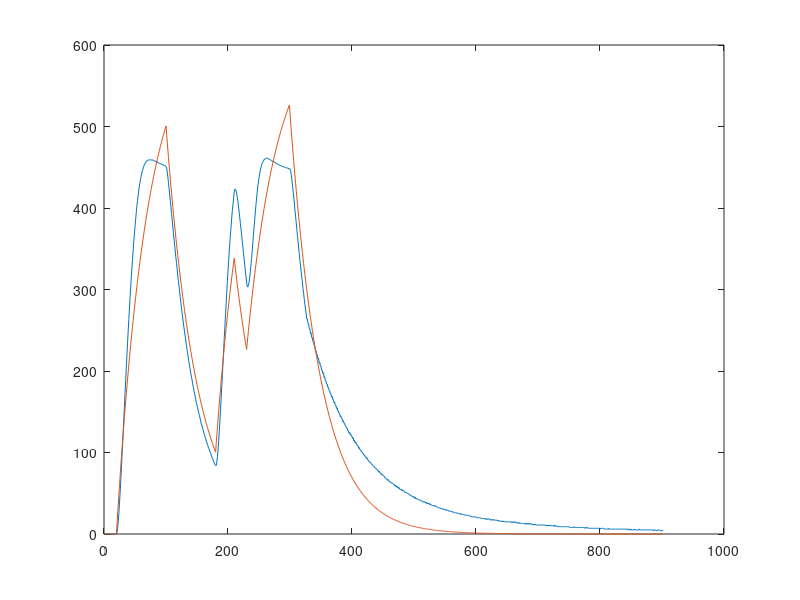

Recreate this plot in MATLAB. (Note: this script raises an error after producing the figure.)
hold off
clear all
clc
close all

pkg load control

%ingresamos los valores de input y output
%input = voltaje
%output = valor asocieado a la temperatura, mientras mas alto, mas caliente el horno

input = [0
0
0
0
0
0
0
0
0
0
0
0
0
0
0
0
0
0
0
0
5
5
5
5
5
5
5
5
5
5
5
5
5
5
5
5
5
5
5
5
5
5
5
5
5
5
5
5
5
5
5
5
5
5
5
5
5
5
5
5
5
5
5
5
5
5
5
5
5
5
5
5
5
5
5
5
5
5
5
5
5
5
5
5
5
5
5
5
5
5
5
5
5
5
5
5
5
5
5
5
0
0
0
0
0
0
0
0
0
0
0
0
0
0
0
0
0
0
0
0
0
0
0
0
0
0
0
0
0
0
0
0
0
0
0
0
0
0
0
0
0
0
0
0
0
0
0
0
0
0
0
0
0
0
0
0
0
0
0
0
0
0
0
0
0
0
0
0
0
0
0
0
0
0
0
0
0
0
0
0
5
5
5
5
5
5
5
5
5
5
5
5
5
5
5
5
5
5
5
5
5
5
5
5
5
5
5
5
5
5
0
0
0
0
0
0
0
0
0
0
0
0
0
0
0
0
0
0
0
0
5
5
5
5
5
5
5
5
5
5
5
5
5
5
5
5
5
5
5
5
5
5
5
5
5
5
5
5
5
5
5
5
5
5
5
5
5
5
5
5
5
5
5
5
5
5
5
5
5
5
5
5
5
5
5
5
5
5
5
5
5
5
5
5
5
5
5
5
5
0
0
0
0
0
0
0
0
0
0
0
0
0
0
0
0
0
0
0
0
0
0
0
0
0
0
0
0
0
0
0
0
0
0
0
0
0
0
0
0
0
0
0
0
0
0
0
0
0
0
0
0
0
0
0
0
0
0
0
0
0
0
0
0
0
0
0
0
0
0
0
0
0
0
0
0
0
0
0
0
0
0
0
0
0
0
0
0
0
0
0
0
0
0
0
0
0
0
0
0
0
0
0
0
0
0
0
0
0
0
0
0
0
0
0
0
0
0
0
0
0
0
0
0
0
0
0
0
0
0
0
0
0
0
0
0
0
0
0
0
0
0
0
0
0
0
0
0
0
0
0
0
0
0
0
0
0
0
0
0
0
0
0
0
0
0
0
0
0
0
0
0
0
0
0
0
0
0
0
0
0
0
0
0
0
0
0
0
0
0
0
0
0
0
0
0
0
0
0
0
0
0
0
0
0
0
0
0
0
0
0
0
0
0
0
0
0
0
0
0
0
0
0
0
0
0
0
0
0
0
0
0
0
0
0
0
0
0
0
0
0
0
0
0
0
0
0
0
0
0
0
0
0
0
0
0
0
0
0
0
0
0
0
0
0
0
0
0
0
0
0
0
0
0
0
0
0
0
0
0
0
0
0
0
0
0
0
0
0
0
0
0
0
0
0
0
0
0
0
0
0
0
0
0
0
0
0
0
0
0
0
0
0
0
0
0
0
0
0
0
0
0
0
0
0
0
0
0
0
0
0
0
0
0
0
0
0
0
0
0
0
0
0
0
0
0
0
0
0
0
0
0
0
0
0
0
0
0
0
0
0
0
0
0
0
0
0
0
0
0
0
0
0
0
0
0
0
0
0
0
0
0
0
0
0
0
0
0
0
0
0
0
0
0
0
0
0
0
0
0
0
0
0
0
0
0
0
0
0
0
0
0
0
0
0
0
0
0
0
0
0
0
0
0
0
0
0
0
0
0
0
0
0
0
0
0
0
0
0
0
0
0
0
0
0
0
0
0
0
0
0
0
0
0
0
0
0
0
0
0
0
0
0
0
0
0
0
0
0
0
0
0
0
0
0
0
0
0
0
0
0
0
0
0
0
0
0
0
0
0
0
0
0
0
0
0
0
0
0
0
0
0
0
0
0
0
0
0
0
0
0
0
0
0
0
0
0
0
0
0
0
0
0
0
0
0
0
0
0
0
0
0
0
0
0
0
0
0
0
0
0
0
0
0
0
0
0
0
0
0
0
0
0
0
0
0
0
0
0
0
0
0
0
0
0
0
0
0
0
0
0
0
0
0
0
0
0
0
0
0
0
0
0
0
0
0
0
0
0
0
0
0
0
0
0
0
0
0
0
0
0
0
0
];

output = [0
0
0
0
0
0
0
0
0
0
0
0
0
0
0
0
0
0
0
0
2
7
16
26
38
51
65
80
95
110
126
142
158
174
189
205
220
235
249
263
276
290
302
315
326
337
348
359
368
377
386
394
402
409
415
421
427
431
436
439
443
446
448
451
453
454
456
457
458
458
459
459
459
459
459
459
459
459
459
458
458
458
457
457
457
456
456
455
455
455
454
454
454
453
453
453
452
452
452
451
449
444
438
431
424
416
409
401
393
385
377
369
362
354
346
339
332
325
317
310
304
297
290
284
277
271
265
259
253
248
242
237
231
226
221
216
211
206
202
197
193
189
185
180
176
173
169
165
161
158
155
151
148
145
142
138
135
133
130
127
124
122
119
117
114
112
110
107
105
103
101
99
97
94
93
91
89
87
85
84
84
88
95
104
114
127
139
153
167
182
196
211
226
241
255
269
283
297
310
323
335
347
358
368
378
388
397
404
412
419
423
423
421
418
413
408
401
395
388
381
374
367
359
352
344
337
330
323
316
309
304
303
305
309
315
322
330
338
347
357
366
376
385
394
403
411
419
426
432
437
442
446
449
452
455
456
458
459
460
460
461
461
461
461
460
460
460
459
459
458
458
457
457
457
456
456
455
455
454
454
453
453
453
452
452
452
451
451
451
450
450
450
450
449
449
449
449
448
448
448
446
441
435
428
421
413
406
397
390
382
374
366
359
351
344
336
329
322
315
309
301
295
288
282
276
270
264
264
258
258
252
252
246
247
241
241
236
236
231
230
225
225
220
220
215
216
210
211
206
206
201
201
197
198
192
193
188
188
184
184
180
180
176
176
172
172
168
169
165
165
161
162
158
158
154
155
151
151
148
148
144
145
142
142
138
139
136
136
133
133
130
130
127
127
124
125
122
123
120
120
117
118
114
115
112
113
110
110
108
108
105
106
103
103
101
101
99
99
97
97
95
95
93
94
91
91
89
89
88
88
86
86
84
84
83
83
81
81
80
80
78
78
76
77
75
75
73
74
72
72
71
71
69
69
68
68
66
67
65
65
64
64
63
63
62
62
61
61
59
60
58
59
57
58
56
57
55
55
54
55
53
54
53
53
51
51
51
51
50
50
49
49
48
48
47
47
46
46
45
46
44
45
43
44
43
43
42
42
42
41
41
41
40
40
39
40
39
39
38
39
37
38
37
38
36
37
36
36
35
35
35
35
34
35
34
34
33
33
32
32
32
32
31
31
31
31
30
31
30
30
29
30
29
29
29
28
28
28
28
28
27
27
27
27
26
26
26
26
26
26
25
25
25
25
24
25
24
24
24
24
24
23
23
23
23
23
23
23
22
22
22
22
21
21
21
21
21
21
21
21
20
20
20
20
20
20
20
19
19
19
19
19
19
19
18
19
18
18
18
19
18
18
17
18
17
17
17
18
17
17
17
17
17
17
16
17
16
16
16
16
15
16
15
16
15
15
15
15
15
15
15
15
15
15
15
15
14
15
14
15
14
15
14
15
14
14
13
14
13
14
13
13
13
13
13
13
13
13
12
13
12
13
12
13
12
13
12
13
12
12
11
12
11
12
11
12
11
11
11
11
11
11
11
11
11
11
11
11
11
11
11
11
10
11
10
11
10
11
10
11
10
10
10
10
10
11
9
10
10
10
9
9
9
9
9
9
9
9
9
9
9
9
9
9
9
9
9
9
9
9
8
8
8
8
8
8
8
9
8
8
8
8
8
8
8
8
8
8
8
8
8
8
8
8
7
8
8
7
8
8
7
7
7
7
7
7
7
7
7
7
7
7
7
7
7
7
7
7
7
7
6
7
7
7
7
7
6
6
6
6
6
6
6
7
6
6
6
6
6
6
6
6
6
6
6
6
6
6
6
6
6
6
6
6
6
6
6
6
6
6
6
6
6
6
5
6
6
5
5
6
5
5
5
5
6
5
5
5
5
5
5
5
6
5
5
5
5
5
5
5
5
5
5
5
5
5
5
5
5
5
5
5
5
5
5
5
4
5
5
5
4
4
5
5
5
5
4
4
4
5
4
4
];

%Graficamos

plot (output)

%Empezamos con los minimos cuadrados, primero generamos el vector A y Y
A = [-1*[output(1:length(output)-1)], [input(1:length(input)-1)]];
Y = output(2:length(output));

%Aplicamos de la ecuación de mínimos cuadrados
Coe=inv(A'*A)*A'*Y;
CoeInv= Coe'
Saprox = tf([Coe(2)],[1,Coe(1)], 1)
[y1 t1]=lsim(Saprox,input);
hold on
plot(t1, y1)
pan = c2d(Saprox,0.001)
